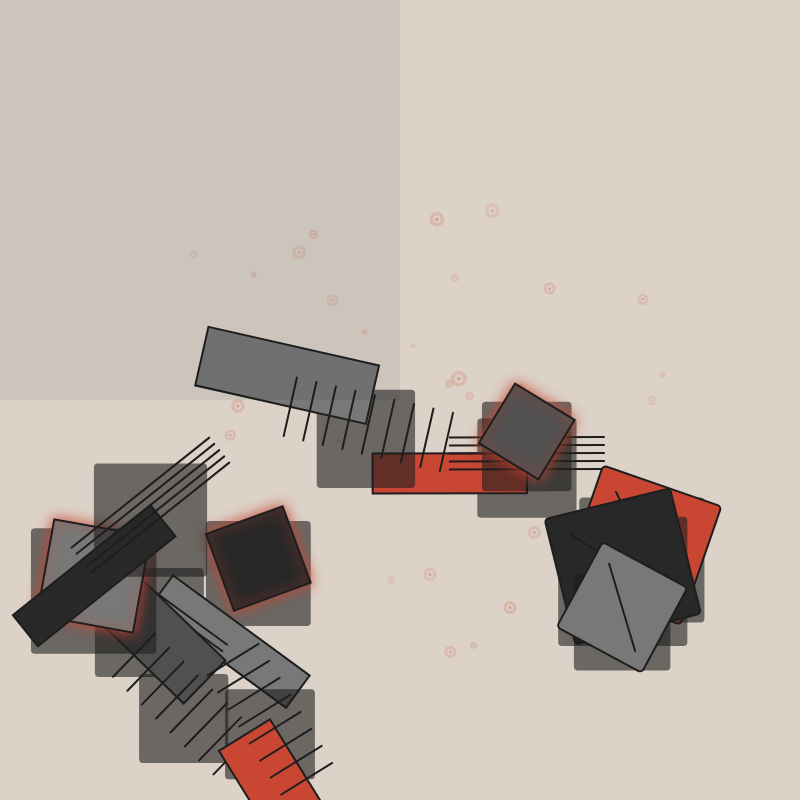
Frame 1 (no input)
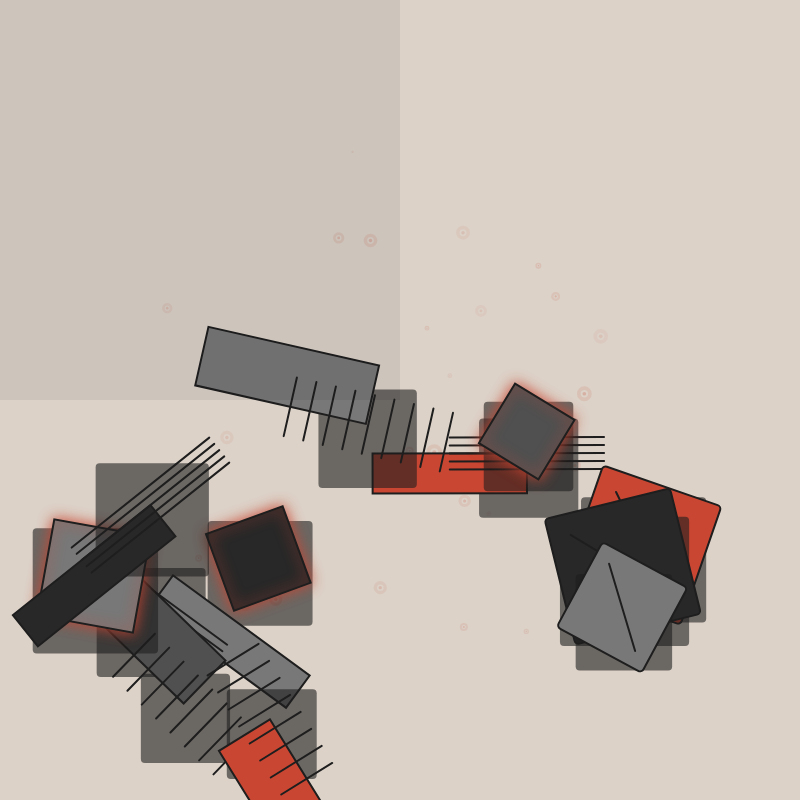
Frame 60 (no input)
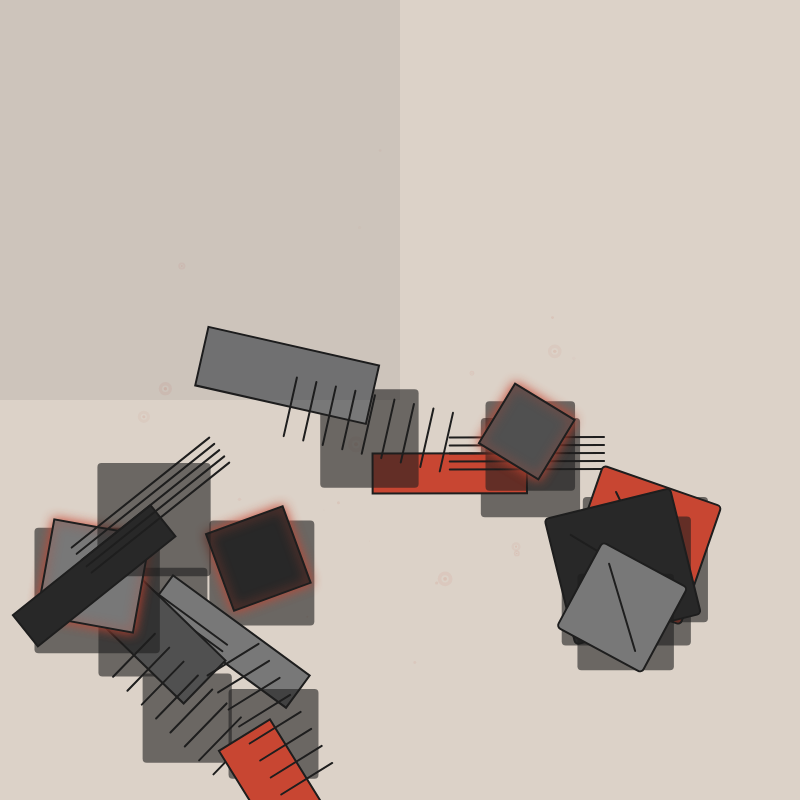
Frame 120 (the mouse pressed at the canvas centre since frame 60)

The p5.js sketch that drew these frames (run headless with seeded random() and noise() and a simulated clock; from frame 60 on, the mouse is pressed at the canvas centre):

// p5.js sketch
// ── sketch.js
const CANVAS_SIZE = 800;
const MODULE_COUNT = 12;
const MODULE_SIZE = 120;
const SHADOW_OFFSET = 15;
const ENERGY_COLOR = [200, 70, 50];

let modules = [];
let brutalParticles = [];
let globalRotation = 0;

class BrutalModule {
  constructor(x, y) {
    this.x = x;
    this.y = y;
    this.rotation = random(TWO_PI);
    this.type = random(['panel', 'column', 'beam', 'void']);
    this.color = random([
      color(40), 
      color(80), 
      color(120),
      color(...ENERGY_COLOR)
    ]);
    this.scale = random(0.8, 1.2);
    this.offsetX = random(-20, 20);
    this.offsetY = random(-20, 20);
  }

  display() {
    push();
    translate(this.x + this.offsetX, this.y + this.offsetY);
    
    // Enhanced shadow with subtle movement
    fill(30, 30, 30, 150);
    noStroke();
    rect(
      SHADOW_OFFSET * sin(globalRotation),
      SHADOW_OFFSET * cos(globalRotation),
      MODULE_SIZE * 0.9 * this.scale,
      MODULE_SIZE * 0.9 * this.scale,
      4
    );

    rotate(this.rotation);
    fill(this.color);
    stroke(30);
    strokeWeight(2);

    switch(this.type) {
      case 'panel':
        this.drawPanel();
        break;
      case 'column':
        this.drawColumn();
        break;
      case 'beam':
        this.drawBeam();
        break;
      case 'void':
        this.drawVoid();
        break;
    }

    pop();
  }

  drawPanel() {
    let s = MODULE_SIZE * 0.9 * this.scale;
    rect(0, 0, s, s, 4);
    line(-s/3, -s/3, s/3, s/3);
  }

  drawColumn() {
    let h = MODULE_SIZE * 1.4 * this.scale;
    rect(-MODULE_SIZE/6, -h/2, MODULE_SIZE/3, h);
    for(let i = -2; i <= 2; i++) {
      line(i * 8, -h/2, i * 8, h/2);
    }
  }

  drawBeam() {
    let w = MODULE_SIZE * 1.6 * this.scale;
    rect(-w/2, -MODULE_SIZE/4, w, MODULE_SIZE/2);
    for(let x = -w/2 + 10; x < w/2; x += 20) {
      line(x, -MODULE_SIZE/4, x, MODULE_SIZE/4);
    }
  }

  drawVoid() {
    let s = MODULE_SIZE * 0.7 * this.scale;
    let depth = map(sin(frameCount * 0.05), -1, 1, 5, 20);
    drawingContext.shadowBlur = depth;
    drawingContext.shadowColor = color(...ENERGY_COLOR);
    rect(0, 0, s, s);
  }
}

class BrutalParticle {
  constructor(x, y) {
    this.x = x || random(width);
    this.y = y || random(height);
    this.angle = random(TWO_PI);
    this.radius = random(50, CANVAS_SIZE/3);
    this.speed = random(0.01, 0.03);
    this.weight = random(1, 4);
    this.life = random(100, 200);
  }

  update() {
    this.angle += this.speed;
    this.x = width/2 + cos(this.angle) * this.radius;
    this.y = height/2 + sin(this.angle) * this.radius;
    this.life--;
  }

  display() {
    stroke(...ENERGY_COLOR, this.life/2);
    strokeWeight(this.weight);
    point(this.x, this.y);
    
    // Subtle trail effect
    if(this.life > 50) {
      noFill();
      stroke(...ENERGY_COLOR, this.life/4);
      circle(this.x, this.y, this.weight * 3);
    }
  }
}

function setup() {
  createCanvas(CANVAS_SIZE, CANVAS_SIZE);
  angleMode(RADIANS);
  rectMode(CENTER);
  generateComposition();
}

function draw() {
  background(220, 210, 200);
  
  globalRotation += 0.002;

  // Draw particles first (behind modules)
  for(let i = brutalParticles.length - 1; i >= 0; i--) {
    brutalParticles[i].update();
    brutalParticles[i].display();
    if(brutalParticles[i].life <= 0) {
      brutalParticles.splice(i, 1);
    }
  }

  // Draw modules
  modules.forEach(module => {
    module.display();
  });

  // Random module rotation
  if(frameCount % 60 === 0 && random() < 0.2) {
    modules[floor(random(modules.length))].rotation += HALF_PI;
  }

  // Add subtle vignette
  drawingContext.globalCompositeOperation = 'multiply';
  noStroke();
  fill(40, 40, 50, 20);
  rect(0, 0, width, height);
  drawingContext.globalCompositeOperation = 'source-over';
}

function generateComposition() {
  modules = [];
  brutalParticles = [];
  
  // Create organic layout along bottom half
  for(let i = 0; i < MODULE_COUNT; i++) {
    let x = random(width * 0.1, width * 0.9);
    let y = random(height * 0.5, height * 0.9);
    modules.push(new BrutalModule(x, y));
  }

  // Add particles
  for(let i = 0; i < 30; i++) {
    brutalParticles.push(new BrutalParticle());
  }
}

function mouseClicked() {
  generateComposition();
}

function keyPressed() {
  if(key === ' ') {
    generateComposition();
  }
}
